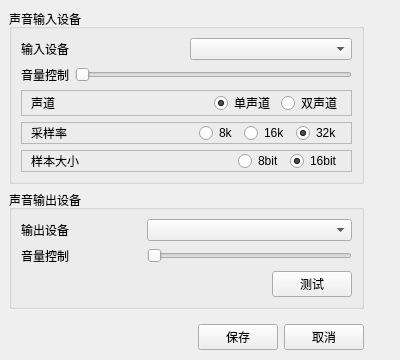
<?xml version="1.0" encoding="UTF-8"?>
<ui version="4.0">
 <class>AudioSettings</class>
 <widget class="QWidget" name="AudioSettings">
  <property name="geometry">
   <rect>
    <x>0</x>
    <y>0</y>
    <width>400</width>
    <height>360</height>
   </rect>
  </property>
  <property name="windowTitle">
   <string>Form</string>
  </property>
  <widget class="QWidget" name="layoutWidget">
   <property name="geometry">
    <rect>
     <x>9</x>
     <y>9</y>
     <width>355</width>
     <height>341</height>
    </rect>
   </property>
   <layout class="QVBoxLayout" name="mainLayout">
    <item>
     <widget class="QGroupBox" name="inputGroupBox">
      <property name="title">
       <string>声音输入设备</string>
      </property>
      <layout class="QVBoxLayout" name="verticalLayout_3">
       <item>
        <layout class="QHBoxLayout" name="horizontalLayout_19">
         <item>
          <widget class="QLabel" name="label_9">
           <property name="text">
            <string>输入设备</string>
           </property>
          </widget>
         </item>
         <item>
          <widget class="QComboBox" name="inputDeviceComboBox"/>
         </item>
        </layout>
       </item>
       <item>
        <layout class="QHBoxLayout" name="horizontalLayout">
         <item>
          <widget class="QLabel" name="label_10">
           <property name="text">
            <string>音量控制</string>
           </property>
          </widget>
         </item>
         <item>
          <widget class="QSlider" name="_inputVolumeSlider">
           <property name="orientation">
            <enum>Qt::Horizontal</enum>
           </property>
          </widget>
         </item>
        </layout>
       </item>
       <item>
        <layout class="QVBoxLayout" name="verticalLayout">
         <item>
          <widget class="QFrame" name="frame">
           <property name="frameShape">
            <enum>QFrame::StyledPanel</enum>
           </property>
           <property name="frameShadow">
            <enum>QFrame::Raised</enum>
           </property>
           <property name="lineWidth">
            <number>0</number>
           </property>
           <layout class="QHBoxLayout" name="horizontalLayout_5">
            <property name="topMargin">
             <number>0</number>
            </property>
            <property name="bottomMargin">
             <number>0</number>
            </property>
            <item>
             <widget class="QLabel" name="label_11">
              <property name="text">
               <string>声道</string>
              </property>
             </widget>
            </item>
            <item>
             <spacer name="horizontalSpacer_16">
              <property name="orientation">
               <enum>Qt::Horizontal</enum>
              </property>
              <property name="sizeHint" stdset="0">
               <size>
                <width>147</width>
                <height>20</height>
               </size>
              </property>
             </spacer>
            </item>
            <item>
             <widget class="QRadioButton" name="monoRadioButton">
              <property name="text">
               <string>单声道</string>
              </property>
              <property name="checked">
               <bool>true</bool>
              </property>
             </widget>
            </item>
            <item>
             <widget class="QRadioButton" name="dualRadioButton">
              <property name="text">
               <string>双声道</string>
              </property>
              <property name="checked">
               <bool>false</bool>
              </property>
             </widget>
            </item>
           </layout>
          </widget>
         </item>
         <item>
          <widget class="QFrame" name="frame_2">
           <property name="frameShape">
            <enum>QFrame::StyledPanel</enum>
           </property>
           <property name="frameShadow">
            <enum>QFrame::Raised</enum>
           </property>
           <property name="lineWidth">
            <number>0</number>
           </property>
           <layout class="QHBoxLayout" name="horizontalLayout_6">
            <property name="topMargin">
             <number>0</number>
            </property>
            <property name="bottomMargin">
             <number>0</number>
            </property>
            <item>
             <widget class="QLabel" name="label_12">
              <property name="text">
               <string>采样率</string>
              </property>
             </widget>
            </item>
            <item>
             <spacer name="horizontalSpacer_6">
              <property name="orientation">
               <enum>Qt::Horizontal</enum>
              </property>
              <property name="sizeHint" stdset="0">
               <size>
                <width>128</width>
                <height>20</height>
               </size>
              </property>
             </spacer>
            </item>
            <item>
             <widget class="QRadioButton" name="eightKRadioButton">
              <property name="text">
               <string>8k</string>
              </property>
             </widget>
            </item>
            <item>
             <widget class="QRadioButton" name="sixteenKRadioButton">
              <property name="text">
               <string>16k</string>
              </property>
             </widget>
            </item>
            <item>
             <widget class="QRadioButton" name="thirtytwoKRadioButton">
              <property name="text">
               <string>32k</string>
              </property>
              <property name="checked">
               <bool>true</bool>
              </property>
             </widget>
            </item>
           </layout>
          </widget>
         </item>
         <item>
          <widget class="QFrame" name="frame_3">
           <property name="frameShape">
            <enum>QFrame::StyledPanel</enum>
           </property>
           <property name="frameShadow">
            <enum>QFrame::Raised</enum>
           </property>
           <property name="lineWidth">
            <number>0</number>
           </property>
           <layout class="QHBoxLayout" name="horizontalLayout_17">
            <property name="topMargin">
             <number>0</number>
            </property>
            <property name="bottomMargin">
             <number>0</number>
            </property>
            <item>
             <widget class="QLabel" name="label_13">
              <property name="text">
               <string>样本大小</string>
              </property>
             </widget>
            </item>
            <item>
             <spacer name="horizontalSpacer_5">
              <property name="orientation">
               <enum>Qt::Horizontal</enum>
              </property>
              <property name="sizeHint" stdset="0">
               <size>
                <width>141</width>
                <height>20</height>
               </size>
              </property>
             </spacer>
            </item>
            <item>
             <widget class="QRadioButton" name="eightBitRadioButton">
              <property name="text">
               <string>8bit</string>
              </property>
             </widget>
            </item>
            <item>
             <widget class="QRadioButton" name="sixteenBitRadioButton">
              <property name="text">
               <string>16bit</string>
              </property>
              <property name="checked">
               <bool>true</bool>
              </property>
             </widget>
            </item>
           </layout>
          </widget>
         </item>
        </layout>
       </item>
      </layout>
     </widget>
    </item>
    <item>
     <widget class="QGroupBox" name="outputGroupBox">
      <property name="title">
       <string>声音输出设备</string>
      </property>
      <layout class="QGridLayout" name="gridLayout_18">
       <item row="0" column="0">
        <widget class="QLabel" name="label_17">
         <property name="text">
          <string>输出设备</string>
         </property>
        </widget>
       </item>
       <item row="0" column="1" colspan="2">
        <widget class="QComboBox" name="outputDeviceComboBox"/>
       </item>
       <item row="1" column="0">
        <widget class="QLabel" name="label_18">
         <property name="text">
          <string>音量控制</string>
         </property>
        </widget>
       </item>
       <item row="1" column="1" colspan="2">
        <widget class="QSlider" name="_outputVolumeSlider">
         <property name="orientation">
          <enum>Qt::Horizontal</enum>
         </property>
        </widget>
       </item>
       <item row="2" column="0">
        <spacer name="horizontalSpacer_12">
         <property name="orientation">
          <enum>Qt::Horizontal</enum>
         </property>
         <property name="sizeHint" stdset="0">
          <size>
           <width>64</width>
           <height>20</height>
          </size>
         </property>
        </spacer>
       </item>
       <item row="2" column="1">
        <spacer name="horizontalSpacer_13">
         <property name="orientation">
          <enum>Qt::Horizontal</enum>
         </property>
         <property name="sizeHint" stdset="0">
          <size>
           <width>106</width>
           <height>22</height>
          </size>
         </property>
        </spacer>
       </item>
       <item row="2" column="2">
        <widget class="QPushButton" name="testOutputDeviceButton">
         <property name="text">
          <string>测试</string>
         </property>
        </widget>
       </item>
      </layout>
     </widget>
    </item>
    <item>
     <spacer name="verticalSpacer_4">
      <property name="orientation">
       <enum>Qt::Vertical</enum>
      </property>
      <property name="sizeHint" stdset="0">
       <size>
        <width>263</width>
        <height>19</height>
       </size>
      </property>
     </spacer>
    </item>
    <item>
     <layout class="QHBoxLayout" name="horizontalLayout_14">
      <item>
       <spacer name="horizontalSpacer_14">
        <property name="orientation">
         <enum>Qt::Horizontal</enum>
        </property>
        <property name="sizeHint" stdset="0">
         <size>
          <width>40</width>
          <height>20</height>
         </size>
        </property>
       </spacer>
      </item>
      <item>
       <widget class="QPushButton" name="saveButton">
        <property name="text">
         <string>保存</string>
        </property>
       </widget>
      </item>
      <item>
       <widget class="QPushButton" name="cancelButton_2">
        <property name="text">
         <string>取消</string>
        </property>
       </widget>
      </item>
     </layout>
    </item>
   </layout>
  </widget>
 </widget>
 <resources/>
 <connections/>
</ui>
